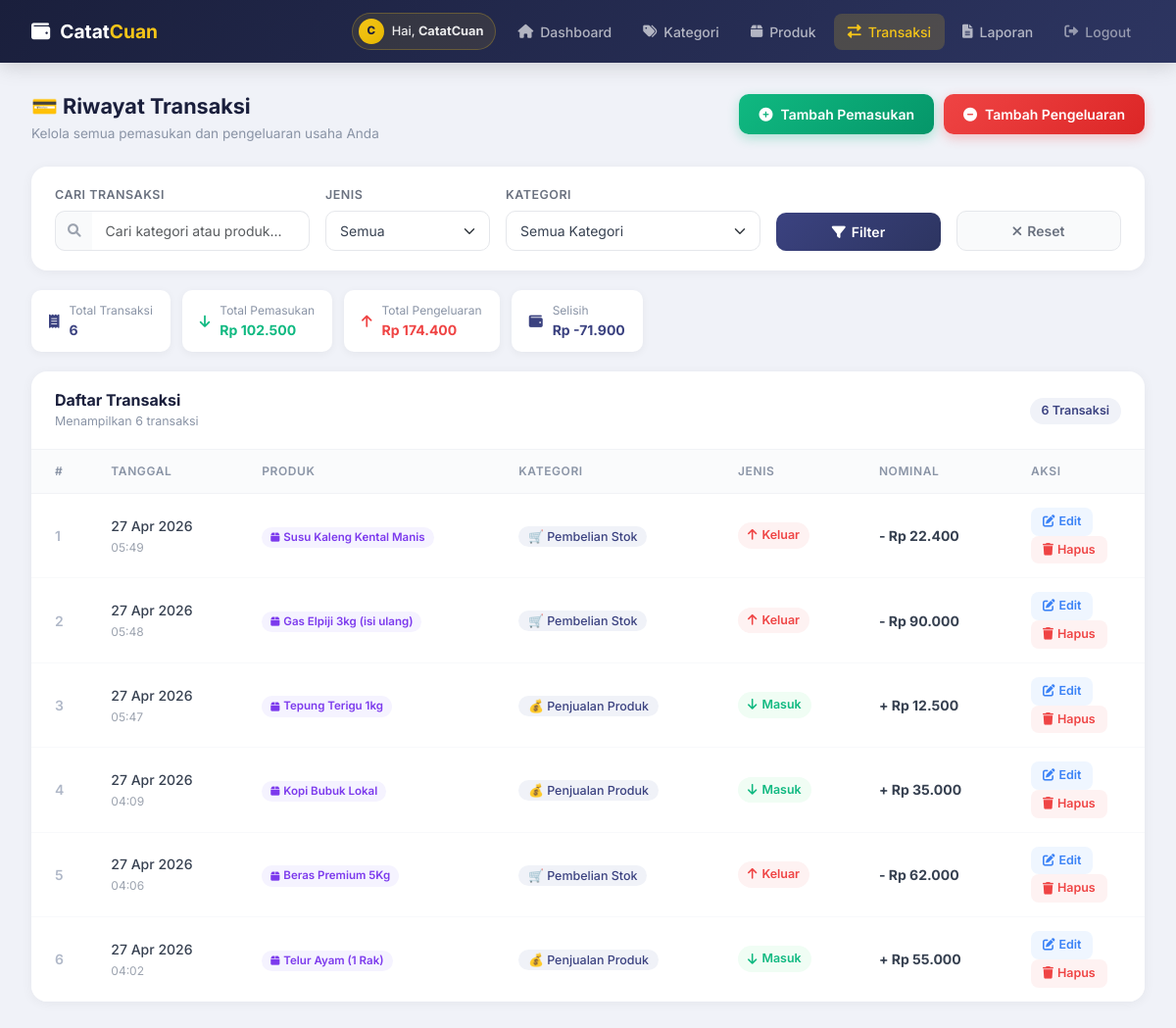
Page /transaksi.php (signed in) on the committed database.
### tables this page shows
CREATE TABLE `tb_transaksi` (
  `id_transaksi` int NOT NULL,
  `id_user` int NOT NULL,
  `id_kategori` int NOT NULL,
  `id_produk` int DEFAULT NULL,
  `jenis` enum('masuk','keluar') NOT NULL,
  `tanggal` date NOT NULL,
  `waktu` time NOT NULL,
  `nominal` int NOT NULL,
  `keterangan` varchar(255) NOT NULL,
  `catatan` text,
  `created_at` timestamp NULL DEFAULT CURRENT_TIMESTAMP
);

CREATE TABLE `tb_produk` (
  `id_produk` int NOT NULL,
  `id_user` int NOT NULL,
  `nama_produk` varchar(150) NOT NULL,
  `harga_beli` int NOT NULL DEFAULT '0',
  `harga_jual` int NOT NULL DEFAULT '0',
  `created_at` timestamp NOT NULL DEFAULT CURRENT_TIMESTAMP
);

CREATE TABLE `tb_kategori` (
  `id_kategori` int NOT NULL,
  `id_user` int DEFAULT NULL,
  `nama_kategori` varchar(100) NOT NULL,
  `jenis_arus` enum('masuk','keluar') NOT NULL,
  `ikon` varchar(10) DEFAULT 0xF09F92B0
);

### koneksi.php (called while the page is built, shortened)
<?php
function formatRupiah(int $nominal): string
{
    return 'Rp ' . number_format($nominal, 0, ',', '.');
}
function formatTanggal(string $date): string
{
    $bulan = ['', 'Jan', 'Feb', 'Mar', 'Apr', 'Mei', 'Jun', 'Jul', 'Agu', 'Sep', 'Okt', 'Nov', 'Des'];
    $d = explode('-', $date);
    return $d[2] . ' ' . $bulan[(int) $d[1]] . ' ' . $d[0];
}
?>

### transaksi.php (the view, shortened to what this page needs)
<?php
require_once 'koneksi.php';
$search = trim($_GET['search'] ?? '');
$jenis  = $_GET['jenis'] ?? 'all';
$page   = max(1, (int) ($_GET['page'] ?? 1));
$perPage = 10;
$offset = ($page - 1) * $perPage;
$where  = "WHERE t.id_user = :uid";
$params = [':uid' => $_SESSION['id_user']];
$countSql = "SELECT COUNT(*) FROM tb_transaksi t $where";
$stmtCount = $pdo->prepare($countSql);
$stmtCount->execute($params);
$totalRows = (int) $stmtCount->fetchColumn();
$sql = "SELECT t.*, k.nama_kategori, k.ikon, p.nama_produk AS nama_produk_linked FROM tb_transaksi t
        JOIN tb_kategori k ON t.id_kategori = k.id_kategori
        LEFT JOIN tb_produk p ON t.id_produk = p.id_produk
        $where
        ORDER BY t.tanggal DESC, t.waktu DESC
        LIMIT :limit OFFSET :offset";
$stmt = $pdo->prepare($sql);
foreach ($params as $key => $val)
    $stmt->bindValue($key, $val);
$stmt->bindValue(':limit', $perPage, PDO::PARAM_INT);
$stmt->bindValue(':offset', $offset, PDO::PARAM_INT);
$stmt->execute();
$transaksiList = $stmt->fetchAll();
$sqlSum = "SELECT
    COALESCE(SUM(CASE WHEN t.jenis='masuk' THEN t.nominal ELSE 0 END), 0) AS total_masuk,
    COALESCE(SUM(CASE WHEN t.jenis='keluar' THEN t.nominal ELSE 0 END), 0) AS total_keluar
    FROM tb_transaksi t $where";
$stmtSum = $pdo->prepare($sqlSum);
$stmtSum->execute($params);
$summary = $stmtSum->fetch();
?>
<!DOCTYPE html>
<html lang="id">
<head>
    <link href="https://cdn.jsdelivr.net/npm/bootstrap@5.3.0/dist/css/bootstrap.min.css" rel="stylesheet">
    <link rel="stylesheet" href="https://cdnjs.cloudflare.com/ajax/libs/font-awesome/6.0.0/css/all.min.css">
</head>
<body>
    <nav class="navbar-custom" id="mainNav">
        <a href="index.php" class="navbar-brand-text">
            <i class="fas fa-wallet"></i> <span>Catat<span class="cuan">Cuan</span></span>
        </a>
        <div class="navbar-nav-links" id="navLinks">
            <div class="nav-user-pill">
                <div class="nav-user-avatar"><?= strtoupper(substr($_SESSION['nama_toko'] ?? 'U', 0, 1)) ?></div>
                <span>Hai, <strong><?= htmlspecialchars(explode(' ', trim($_SESSION['nama_toko'] ?? 'User'))[0]) ?></strong></span>
            </div>
            <a href="dashboard.php"><i class="fas fa-home"></i> Dashboard</a>
            <a href="kategori.php"><i class="fas fa-tags"></i> Kategori</a>
            <a href="produk.php"><i class="fas fa-box"></i> Produk</a>
            <a href="transaksi.php" class="active"><i class="fas fa-exchange-alt"></i> Transaksi</a>
            <a href="laporan.php"><i class="fas fa-file-alt"></i> Laporan</a>
            <a href="logout.php" style="color:rgba(255,255,255,0.5);" title="Logout"><i class="fas fa-sign-out-alt"></i> Logout</a>
        </div>
    </nav>
    <div class="page-wrapper">
        <div class="page-header">
            <div>
                <h4>💳 Riwayat Transaksi</h4>
                <p>Kelola semua pemasukan dan pengeluaran usaha Anda</p>
            </div>
            <div style="display:flex;gap:10px;">
                <a href="form_transaksi.php?jenis=masuk" class="btn-action success">
                    <i class="fas fa-plus-circle"></i> Tambah Pemasukan
                </a>
                <a href="form_transaksi.php?jenis=keluar" class="btn-action danger">
                    <i class="fas fa-minus-circle"></i> Tambah Pengeluaran
                </a>
            </div>
        </div>
        <div class="filter-card">
            <form method="GET" action="transaksi.php" class="row g-3 align-items-end">
                <div class="col-md-3">
                    <label>Cari Transaksi</label>
                    <div class="input-group">
                        <span class="input-group-text"><i class="fas fa-search"></i></span>
                        <input type="text" class="form-control" name="search" value="<?= htmlspecialchars($search) ?>"
                            placeholder="Cari kategori atau produk...">
                    </div>
                </div>
                <div class="col-md-2">
                    <label>Jenis</label>
                    <select class="form-select" name="jenis">
                        <option value="all" <?= $jenis === 'all' ? 'selected' : '' ?>>Semua</option>
                    </select>
                </div>
                <div class="col-md-3">
                    <label>Kategori</label>
                    <select class="form-select" name="kat">
                        <option value="0">Semua Kategori</option>
                    </select>
                </div>
                <div class="col-md-2">
                    <button type="submit" class="btn-filter">
                        <i class="fas fa-filter"></i> Filter
                    </button>
                </div>
                <div class="col-md-2">
                    <a href="transaksi.php" class="btn-reset-filter">
                        <i class="fas fa-times"></i> Reset
                    </a>
                </div>
            </form>
        </div>
        <div class="summary-row">
            <div class="summ-pill">
                <i class="fas fa-receipt" style="color:#3b4280;"></i>
                <div>
                    <div class="lbl">Total Transaksi</div>
                    <div class="val saldo"><?= $totalRows ?></div>
                </div>
            </div>
            <div class="summ-pill">
                <i class="fas fa-arrow-down" style="color:#10b981;"></i>
                <div>
                    <div class="lbl">Total Pemasukan</div>
                    <div class="val masuk"><?= formatRupiah((int) $summary['total_masuk']) ?></div>
                </div>
            </div>
            <div class="summ-pill">
                <i class="fas fa-arrow-up" style="color:#ef4444;"></i>
                <div>
                    <div class="lbl">Total Pengeluaran</div>
                    <div class="val keluar"><?= formatRupiah((int) $summary['total_keluar']) ?></div>
                </div>
            </div>
            <div class="summ-pill">
                <i class="fas fa-wallet" style="color:#3b4280;"></i>
                <div>
                    <div class="lbl">Selisih</div>
                    <div class="val saldo">
                        <?= formatRupiah((int) $summary['total_masuk'] - (int) $summary['total_keluar']) ?></div>
                </div>
            </div>
        </div>
        <div class="table-card">
            <div class="table-card-header">
                <div>
                    <h6>Daftar Transaksi</h6>
                    <p>Menampilkan <?= $totalRows ?>
                        transaksi<?= $search ? ' dengan kata kunci "' . htmlspecialchars($search) . '"' : '' ?></p>
                </div>
                <span class="count-badge"><?= $totalRows ?> Transaksi</span>
            </div>
            <div class="table-responsive">
                <table class="table">
                    <thead>
                        <tr>
                            <th style="width:50px;">#</th>
                            <th>Tanggal</th>
                            <th>Produk</th>
                            <th>Kategori</th>
                            <th>Jenis</th>
                            <th>Nominal</th>
                            <th style="width:140px;">Aksi</th>
                        </tr>
                    </thead>
                    <tbody>
                        <?php if (empty($transaksiList)): ?>
                            <tr>
                                <td colspan="7" style="text-align:center;padding:60px;color:#9ca3af;">
                                    <i class="fas fa-inbox"
                                        style="font-size:2.5rem;display:block;margin-bottom:12px;color:#d1d5db;"></i>
                                    Tidak ada transaksi ditemukan.<br>
                                    <a href="form_transaksi.php" style="color:#3b4280;font-weight:600;">Catat transaksi
                                        pertama →</a>
                                </td>
                            </tr>
                        <?php else: ?>
                            <?php foreach ($transaksiList as $i => $tx): ?>
                                <tr>
                                    <td style="color:#b0b8c8;font-weight:600;"><?= $offset + $i + 1 ?></td>
                                    <td>
                                        <span style="font-weight:500;"><?= formatTanggal($tx['tanggal']) ?></span><br>
                                        <span style="font-size:0.75rem;color:#9ca3af;"><?= substr($tx['waktu'], 0, 5) ?></span>
                                    </td>
                                    <td>
                                        <?php if (!empty($tx['nama_produk_linked'])): ?>
                                            <span style="display:inline-flex;align-items:center;gap:4px;background:#f5f3ff;color:#7c3aed;font-size:0.72rem;font-weight:600;padding:2px 9px;border-radius:20px;margin-top:3px;">
                                                <i class="fas fa-box" style="font-size:0.65rem;"></i>
                                                <?= htmlspecialchars($tx['nama_produk_linked']) ?>
                                            </span>
                                        <?php else: ?>
                                            <span style="color:#9ca3af;font-size:0.8rem;">-</span>
                                        <?php endif; ?>
                                    </td>
                                    <td>
                                        <span class="kat-badge"><?= $tx['ikon'] ?>
                                            <?= htmlspecialchars($tx['nama_kategori']) ?></span>
                                    </td>
                                    <td>
                                        <?php if ($tx['jenis'] === 'masuk'): ?>
                                            <span class="tx-badge masuk"><i class="fas fa-arrow-down"></i> Masuk</span>
                                        <?php else: ?>
                                            <span class="tx-badge keluar"><i class="fas fa-arrow-up"></i> Keluar</span>
                                        <?php endif; ?>
                                    </td>
                                    <td class="nominal-<?= $tx['jenis'] ?>">
                                        <?= $tx['jenis'] === 'masuk' ? '+' : '-' ?>         <?= formatRupiah($tx['nominal']) ?>
                                    </td>
                                    <td>
                                        <a href="form_transaksi.php?id=<?= $tx['id_transaksi'] ?>" class="btn-tbl edit me-1">
                                            <i class="fas fa-edit"></i> Edit
                                        </a>
                                        <a href="hapus_transaksi.php?id=<?= $tx['id_transaksi'] ?>" class="btn-tbl hapus"
                                            onclick="return confirm('Hapus transaksi ini? Tindakan tidak dapat dibatalkan.')">
                                            <i class="fas fa-trash"></i> Hapus
                                        </a>
                                    </td>
                                </tr>
                            <?php endforeach; ?>
                        <?php endif; ?>
                    </tbody>
                </table>
            </div>
        </div>
    </div>
</body>
</html>

### rows in the picture
tb_transaksi: i "1", tanggal "27 Apr 2026", waktu "05:49", id_produk.nama_produk "Susu Kaleng Kental Manis", id_kategori.ikon "🛒", id_kategori.nama_kategori "Pembelian Stok", jenis "keluar" (drawn), nominal "Rp 22.400"
tb_transaksi: i "2", tanggal "27 Apr 2026", waktu "05:48", id_produk.nama_produk "Gas Elpiji 3kg (isi ulang)", id_kategori.ikon "🛒", id_kategori.nama_kategori "Pembelian Stok", jenis "keluar" (drawn), nominal "Rp 90.000"
tb_transaksi: i "3", tanggal "27 Apr 2026", waktu "05:47", id_produk.nama_produk "Tepung Terigu 1kg", id_kategori.ikon "💰", id_kategori.nama_kategori "Penjualan Produk", jenis "masuk" (drawn), nominal "Rp 12.500"
tb_transaksi: i "4", tanggal "27 Apr 2026", waktu "04:09", id_produk.nama_produk "Kopi Bubuk Lokal", id_kategori.ikon "💰", id_kategori.nama_kategori "Penjualan Produk", jenis "masuk" (drawn), nominal "Rp 35.000"
tb_transaksi: i "5", tanggal "27 Apr 2026", waktu "04:06", id_produk.nama_produk "Beras Premium 5Kg", id_kategori.ikon "🛒", id_kategori.nama_kategori "Pembelian Stok", jenis "keluar" (drawn), nominal "Rp 62.000"
tb_transaksi: i "6", tanggal "27 Apr 2026", waktu "04:02", id_produk.nama_produk "Telur Ayam (1 Rak)", id_kategori.ikon "💰", id_kategori.nama_kategori "Penjualan Produk", jenis "masuk" (drawn), nominal "Rp 55.000"

### other values in the picture
substr($_SESSION['nama_toko'] ?? 'U', 0, 1) "C"
explode(' ', trim($_SESSION['nama_toko'] ?? 'User'))[0] "CatatCuan"
$totalRows "6"
formatRupiah((int) $summary['total_masuk']) "Rp 102.500"
formatRupiah((int) $summary['total_keluar']) "Rp 174.400"
